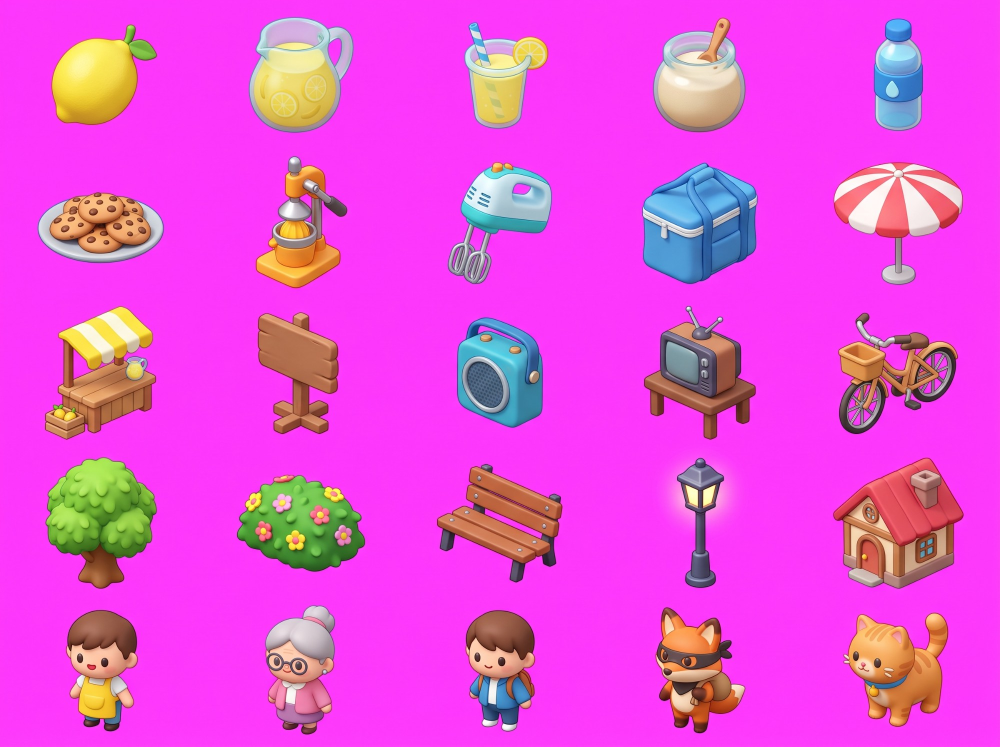
#> input picture art/style-test/sheet_01.jpg, 2000 x 1493 px (shown at 1/2 size)
$ python make_walls.py ../art/style-test/sheet_01.jpg ../art/style-test/sheet_ground_01.jpg 1.0
#> lines starting #> are read from the running program, lines starting #| are printed output that depends on the picture; after the words box and inside, x2 and y2 are one past the last pixel; in counts of white or black regions, pixels touching at a corner belong together
### tools/edgefix.py
"""Colour bleeding for cut-out sprites.

A PNG pixel that is fully transparent still stores an RGB value. When the browser shrinks a sprite (and it always does:
a 300 px picture is drawn about 80 px tall) it blends nearby pixels, and the RGB of the transparent ones leaks in as a
coloured outline (purple, when the background was magenta). So every pixel that is not solid gets the colour of the
nearest solid pixels, spread outward far enough (32 px) to cover the whole blur kernel.
"""
import numpy as np


def box_blur(a, r, passes=2):
    k = 2 * r + 1
    for _ in range(passes):
        for axis in (0, 1):
            pad = np.pad(a, [(r, r) if i == axis else (0, 0) for i in range(a.ndim)], mode='edge')
            c = np.cumsum(pad, axis=axis, dtype=np.float64)
            c = np.concatenate([np.zeros_like(np.take(c, [0], axis=axis)), c], axis=axis)
            a = (np.take(c, range(k, c.shape[axis]), axis=axis) - np.take(c, range(0, c.shape[axis] - k), axis=axis)) / k
    return a


def bleed(col, alpha, solid=0.96, radii=(2, 4, 8, 16, 32), fallback=(128, 128, 128)):
    """col: HxWx3 float, alpha: HxW in 0..1. Returns col where every pixel with alpha < solid takes the colour of the
    solid pixels around it."""
    known = (alpha >= solid).astype(np.float64)
    out = col * known[..., None]
    have = known.copy()
    for r in radii:
        num = box_blur(out * have[..., None], r)
        den = box_blur(have[..., None], r)[..., 0]
        fill = (have < 0.5) & (den > 0.004)
        if fill.any():
            out = np.where(fill[..., None], num / np.maximum(den, 1e-9)[..., None], out)
            have = np.where(fill, 1.0, have)
    out = np.where((have < 0.5)[..., None], np.array(fallback, dtype=np.float64), out)
    return np.where((alpha < solid)[..., None], out, col)


def matte(img, bg, alpha0, core=0.995, erode=3, grow=4, min_sep=45.0):
    """Proper matting of an object photographed on a flat background colour `bg`.

    alpha0: a first rough alpha (HxW, 0..1). Pixels that are surely the object (alpha0 >= core, `erode` px away from any
    doubtful pixel) keep their colour. For the doubtful ring around them the object colour F is taken from the surrounding
    sure pixels (colour bleeding), and the real transparency follows from the mix pixel = a*F + (1-a)*bg:
        a = dot(pixel - bg, F - bg) / |F - bg|^2
    so a green leaf edge that was mixed with magenta becomes a clean, slightly transparent green pixel.
    Returns (colour HxWx3, alpha HxW in 0..1)."""
    sure = alpha0 >= core
    inner = box_blur(sure.astype(np.float64), erode, passes=1) > 0.9999  # eroded: all neighbours within `erode` are sure
    outer = box_blur((alpha0 > 0.02).astype(np.float64), grow, passes=1) > 0.0001  # anything near the object
    ring = outer & ~inner
    F = bleed(img.astype(np.float64), inner.astype(np.float64), solid=0.5)
    B = np.asarray(bg, dtype=np.float64)
    d = F - B
    n2 = (d * d).sum(axis=2)
    a_est = ((img - B) * d).sum(axis=2) / np.maximum(n2, 1e-6)
    a_est = np.clip(a_est, 0, 1)
    a_est = np.where(n2 < min_sep * min_sep, alpha0, a_est)  # object colour too close to the background: trust the rough alpha
    alpha = np.where(inner, 1.0, np.where(ring, a_est, 0.0))
    col = np.where(inner[..., None], img, F)
    return col, alpha


def crisp(alpha, width=0.14):
    """Sharpen the soft transparency ramp of a cut-out into about one pixel: the edge stays where it was (alpha 0.5),
    but there is no blur left. width is the alpha range of the transition (smaller = harder)."""
    return np.clip((alpha - 0.5) / width + 0.5, 0, 1)

### tools/make_walls.py
"""Installs a generated wall sheet of an indoor place (see docs/ART_PROMPTS.md, sheets 21-22).

Usage: python tools/make_walls.py <sheet.jpg> <place> [left_u0]
  e.g.  python tools/make_walls.py art/sheets/walls_station.jpg station
        python tools/make_walls.py art/sheets/walls_store.jpg store 224
With left_u0 the generator kept the grey frame of the template round the walls and changed the size of the canvas:
each wall is cut out of its grey frame and fills its strip, the left wall only the part from u = left_u0 to its back
corner (the short side wall of the store).
The sheet holds two flat wall strips on magenta: the top one is the LEFT wall (the entrance wall; its left end is
the front corner), the bottom one the RIGHT wall (its left end is the back corner). Each strip becomes
assets/bg/wall_<place>_left.png and _right.png, 1152x312 (3 px per world px of the 384x104 wall); magenta (the
doorways and windows) becomes transparent. The left wall is a little darker (it faces away from the light).
It prints the see-through openings in wall coordinates (u from 0 to 384 along the wall, v from -104 at the top to
0 at the floor): the doorways people walk through must match the place's doors in src/data/locations.ts.
"""
import os
import sys

import numpy as np
from PIL import Image

sys.path.insert(0, os.path.dirname(os.path.abspath(__file__)))
from edgefix import crisp, matte  # noqa: E402

W_OUT, H_OUT = 1152, 312
LEFT_SHADE = 0.94

src, place = sys.argv[1], sys.argv[2]
LEFT_U0 = float(sys.argv[3]) if len(sys.argv) > 3 else None
im = np.asarray(Image.open(src).convert('RGB')).astype(np.float32)
H, W, _ = im.shape
#> H = 1493; W = 2000
border = np.concatenate([im[:4].reshape(-1, 3), im[-4:].reshape(-1, 3)])
bg = np.median(border, axis=0)
#> bg = [253, 59, 251]
m = np.minimum(im[..., 0], im[..., 2]) - im[..., 1]
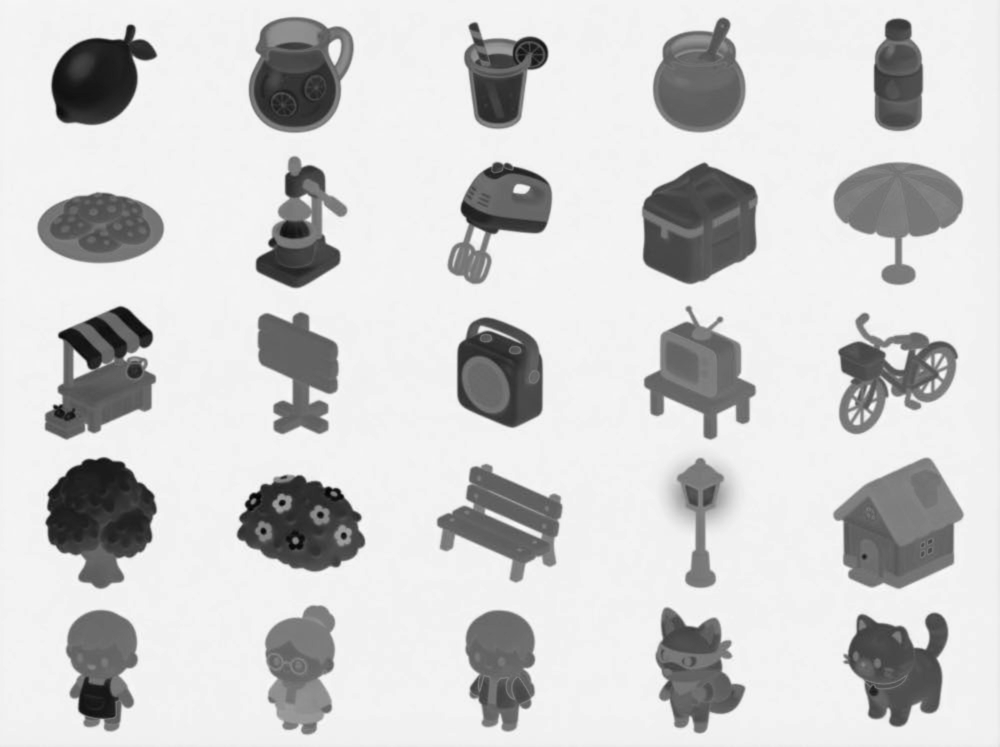
#> m: shape (1493, 2000) float32 (shown at 1/2 size); min -190, max 215, mean 136; drawn with min black and max white
m_bg = float(np.minimum(bg[0], bg[2]) - bg[1])
#> m_bg = 192
lo, hi = m_bg * 0.30, m_bg * 0.80
#> lo = 57.6; hi = 153.6
alpha = np.clip((hi - m) / (hi - lo), 0, 1)
col, alpha = matte(im, bg, alpha)
#> in matte, `sure = alpha0 >= core`:
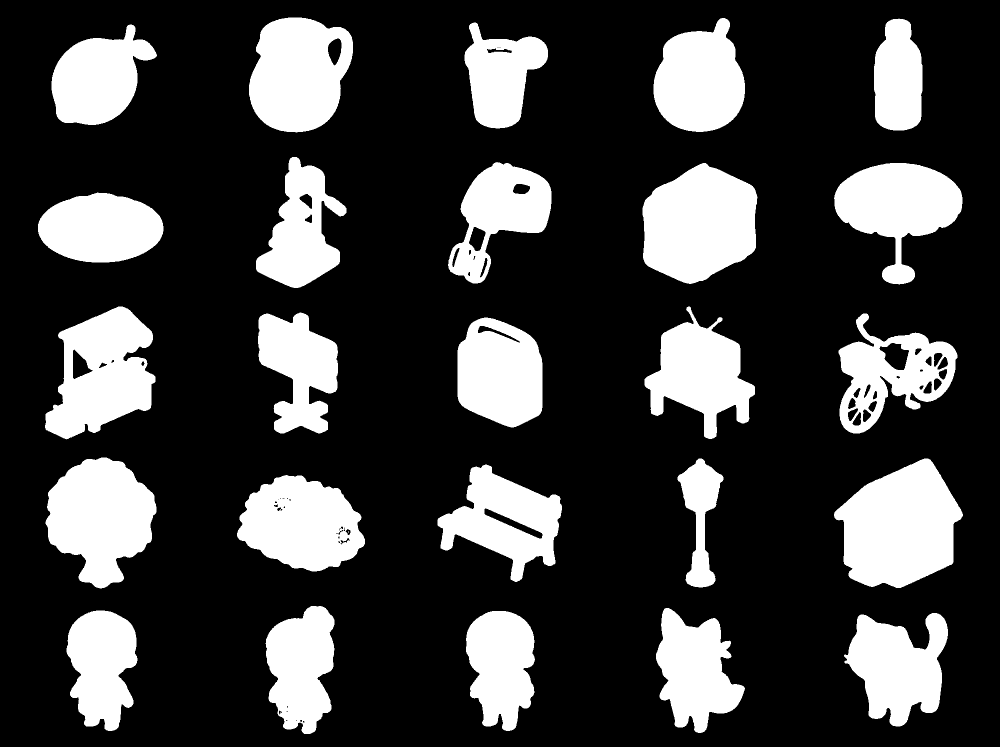
#> sure: shape (1493, 2000) bool (shown at 1/2 size); 24.3% white; 26 white regions (1 under 20 px), largest, box (x1, y1, x2, y2) and area: (1668, 917, 1926, 1176) 45968, (1285, 326, 1515, 568) 42127, (91, 915, 313, 1177) 39198
#> in matte, `inner = box_blur(sure.astype(np.float64), erode, passes=1) > 0.9999`: inner: shape (1493, 2000) bool; 21.4% white; 37 white regions (11 under 20 px), largest, box (x1, y1, x2, y2) and area: (1672, 920, 1922, 1173) 42801, (1288, 329, 1511, 564) 39304, (95, 918, 310, 1173) 36036
#> in matte, `outer = box_blur((alpha0 > 0.02).astype(np.float64), grow, passes=1) >..`: outer: shape (1493, 2000) bool; 29.5% white; 25 white regions, largest, box (x1, y1, x2, y2) and area: (1662, 911, 1932, 1183) 52218, (1279, 320, 1520, 573) 47354, (86, 909, 319, 1183) 44957
#> in matte, `ring = outer & ~inner`: ring: shape (1493, 2000) bool; 8.1% white; 47 white regions, largest, box (x1, y1, x2, y2) and area: (1332, 910, 1470, 1181) 12530, (1671, 621, 1921, 873) 11641, (1283, 607, 1517, 884) 10996
#> after the loop in bleed, `for r in radii:`:
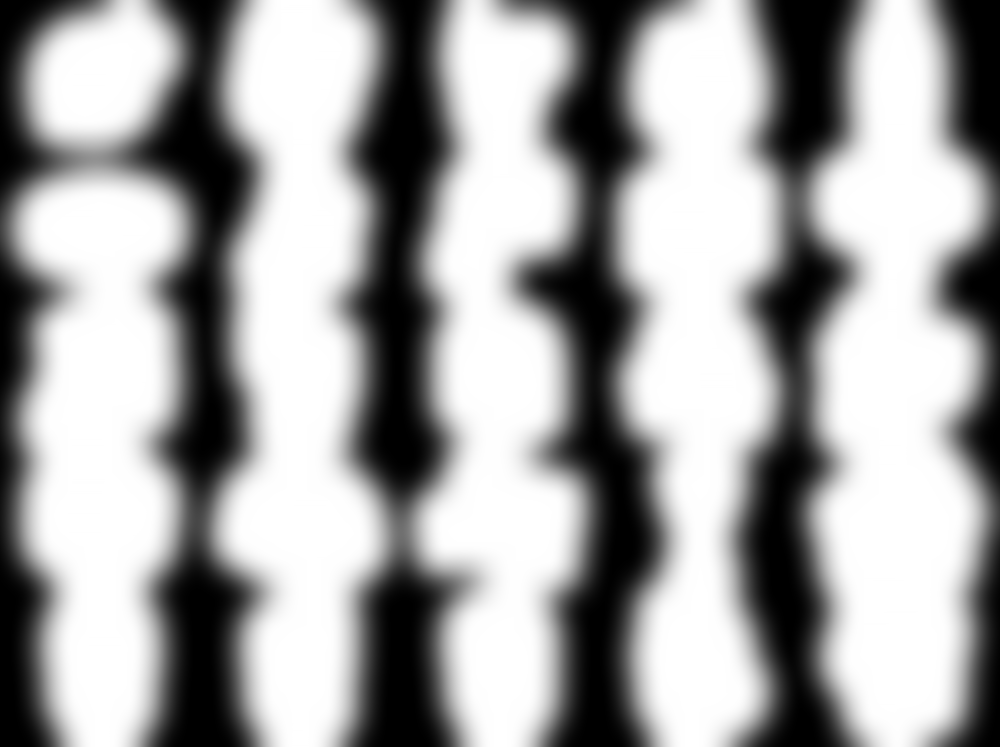
#> den: shape (1493, 2000) float64 (shown at 1/2 size); min 0, max 1, mean 0.642
#> after the loop in bleed, `for r in radii:`:
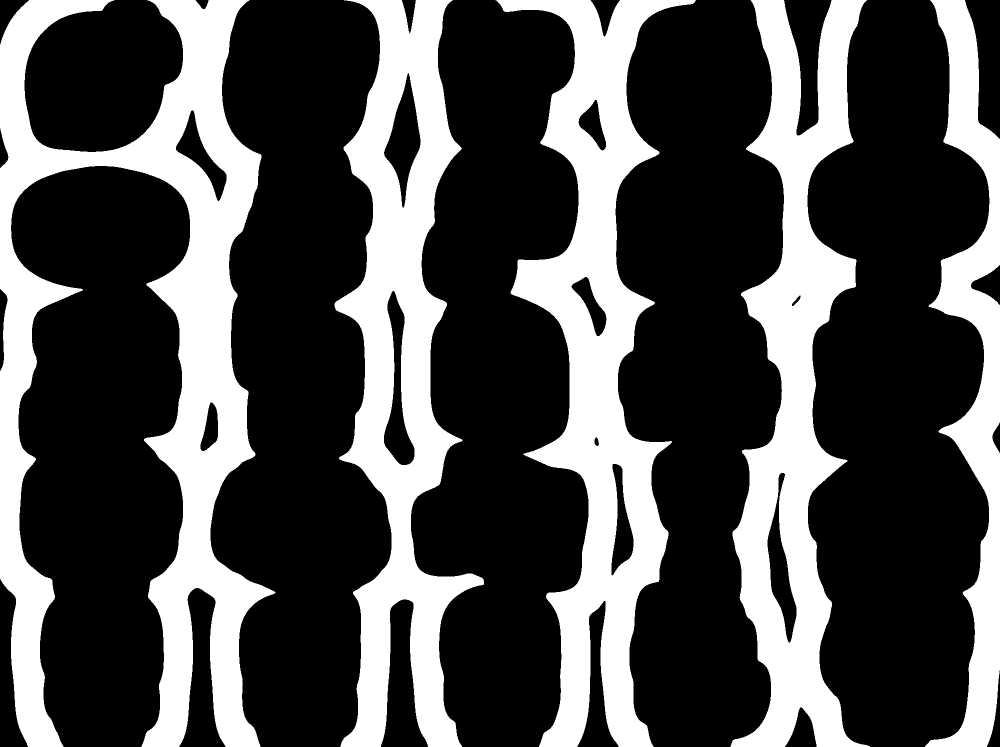
#> fill: shape (1493, 2000) bool (shown at 1/2 size); 31.3% white; 5 white regions, box (x1, y1, x2, y2) and area: (0, 0, 551, 1493) 282348, (991, 0, 1392, 1493) 203379, (669, 0, 968, 1493) 185510, (1461, 0, 1740, 1493) 177205, (1850, 0, 2000, 1493) 85598
#> after the loop in bleed, `for r in radii:`: have: shape (1493, 2000) float64; values 0 (black) and 1 (white), 95.6% white; 26 black regions, largest, box (x1, y1, x2, y2) and area: (762, 1199, 856, 1493) 14978, (359, 1176, 451, 1493) 14573, (1568, 0, 1663, 271) 12704
#> in bleed, `out = np.where((have < 0.5)[..., None], np.array(fallback, dtype=np.fl..`:
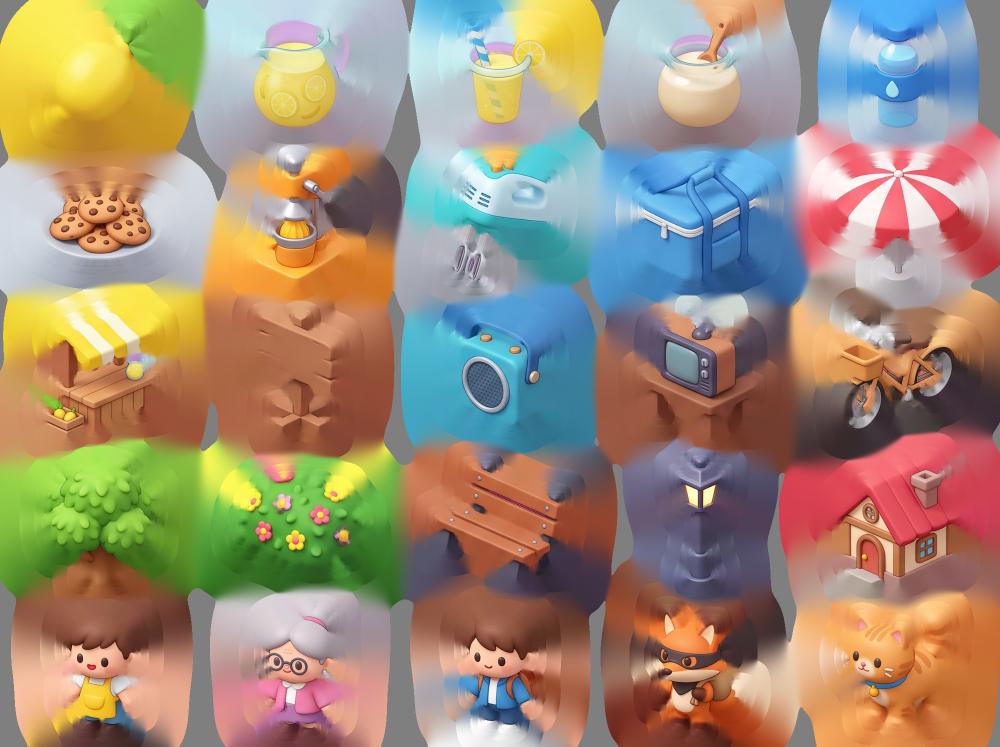
#> out: shape (1493, 2000, 3) float64 (shown at 1/2 size); mean of channels 0, 1, 2 161.2, 143, 120.9; drawn with min black and max white
#> in matte, `B = np.asarray(bg, dtype=np.float64)`: B = [253, 59, 251]
#> in matte, `a_est = ((img - B) * d).sum(axis=2) / np.maximum(n2, 1e-6)`:
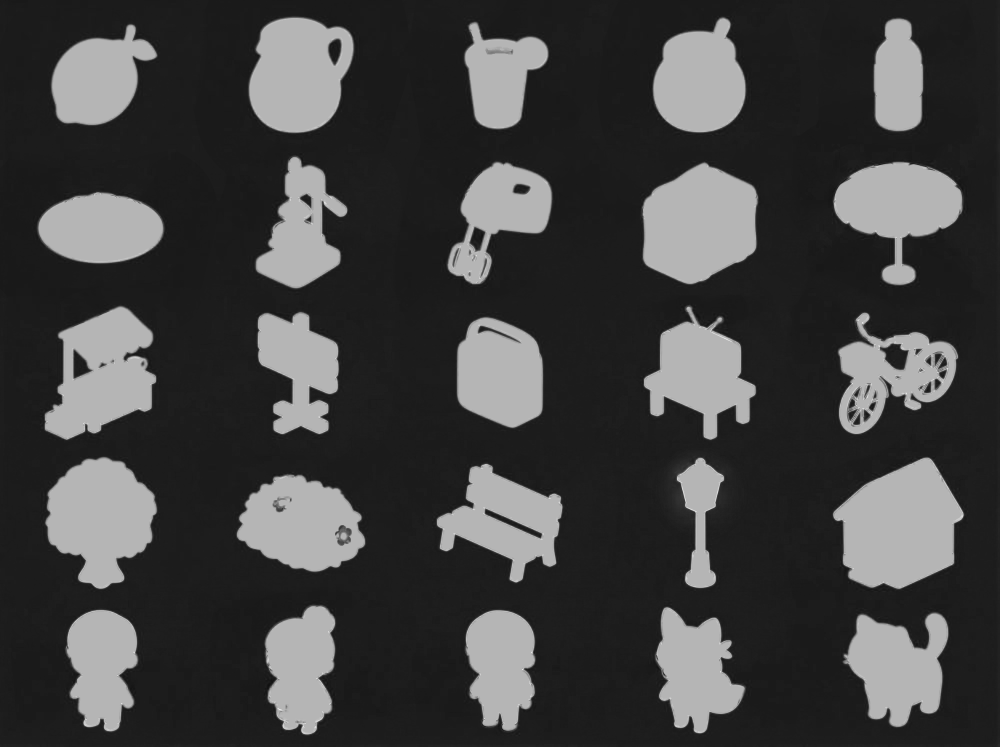
#> a_est: shape (1493, 2000) float64 (shown at 1/2 size); min -0.196, max 1.48, mean 0.24; drawn with min black and max white
alpha = crisp(alpha)

# the two strips: bands of rows with some wall in them (a row through big openings is still mostly wall at the edges)
rows = (alpha > 0.5).mean(axis=1) > 0.12
bands, s = [], None
for y, on in enumerate(rows):
    if on and s is None:
        s = y
    if not on and s is not None:
        bands.append([s, y])
        s = None
#> this loop made 1493 passes
#> on on passes 1 to 12: False, False, False, False, False, False, False, False, False, False, False, False
#> after the loop, bands = [[54, 257], [334, 559], [637, 861], [933, 1165], [1228, 1451]]
if s is not None:
    bands.append([s, H])
merged = []
for b in bands:
    if merged and b[0] - merged[-1][1] < 24:
        merged[-1][1] = b[1]
    else:
        merged.append(b)
#> this loop made 5 passes
#> after the loop, merged has the same summary as bands
strips = [b for b in merged if b[1] - b[0] > H * 0.2]
#> strips = []
#> (the run stopped early here; a loop or call above may not have finished)
